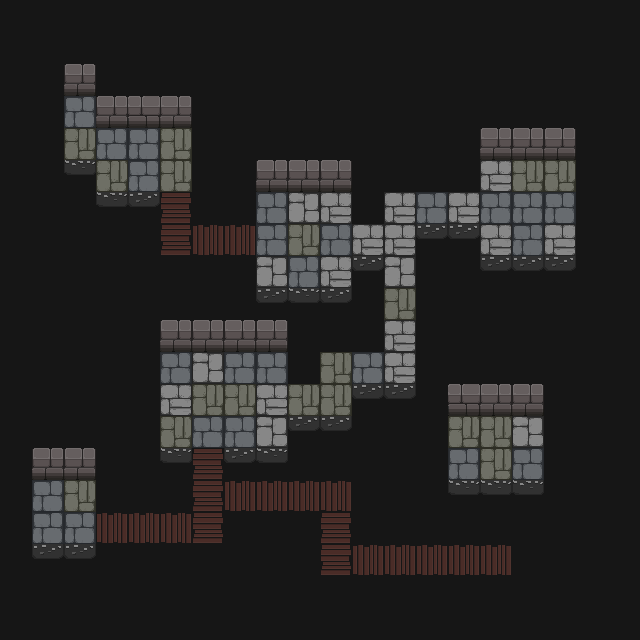

This game map was drawn from its Tiled (.tmx) file and the tilesets committed beside it. A one-line description and the full map source follow:
An orthogonal 20x20 tile map with 32x32 px tiles, 1 tile layer (Tile Layer 1).

<map version="1.2" tiledversion="1.2.1" orientation="orthogonal" renderorder="right-down" width="20" height="20" tilewidth="32" tileheight="32" infinite="0" nextlayerid="2" nextobjectid="1">
 <tileset firstgid="1" source="dungeon1.tsx" />
 <layer id="1" name="Tile Layer 1" width="20" height="20">
  <data encoding="csv">
1,1,1,1,1,1,1,1,1,1,1,1,1,1,1,1,1,1,1,1,
1,1,1,1,1,1,1,1,1,1,1,1,1,1,1,1,1,1,1,1,
1,1,10,1,1,1,1,1,1,1,1,1,1,1,1,1,1,1,1,1,
1,1,21,10,9,10,1,1,1,1,1,1,1,1,1,1,1,1,1,1,
1,1,22,21,21,22,1,1,1,1,1,1,1,1,1,10,10,10,1,1,
1,1,27,22,21,22,1,1,10,10,10,1,1,1,1,16,22,22,1,1,
1,1,1,27,28,23,1,1,21,15,16,1,16,21,16,21,21,21,1,1,
1,1,1,1,1,23,17,17,21,22,21,16,16,28,28,16,21,16,1,1,
1,1,1,1,1,1,1,1,15,21,16,28,15,1,1,28,28,28,1,1,
1,1,1,1,1,1,1,1,28,27,28,1,22,1,1,1,1,1,1,1,
1,1,1,1,1,10,10,10,10,1,1,1,16,1,1,1,1,1,1,1,
1,1,1,1,1,21,15,21,21,1,22,21,16,1,1,1,1,1,1,1,
1,1,1,1,1,16,22,22,16,22,22,28,28,1,9,10,10,1,1,1,
1,1,1,1,1,22,21,21,15,28,28,1,1,1,22,22,15,1,1,1,
1,10,10,1,1,27,23,28,27,1,1,1,1,1,21,22,21,1,1,1,
1,21,22,1,1,1,23,17,17,17,17,1,1,1,27,27,27,1,1,1,
1,21,21,17,17,17,23,1,1,1,23,1,1,1,1,1,1,1,1,1,
1,28,28,1,1,1,1,1,1,1,23,17,17,17,17,17,1,1,1,1,
1,1,1,1,1,1,1,1,1,1,1,1,1,1,1,1,1,1,1,1,
1,1,1,1,1,1,1,1,1,1,1,1,1,1,1,1,1,1,1,1
</data>
 </layer>
</map>